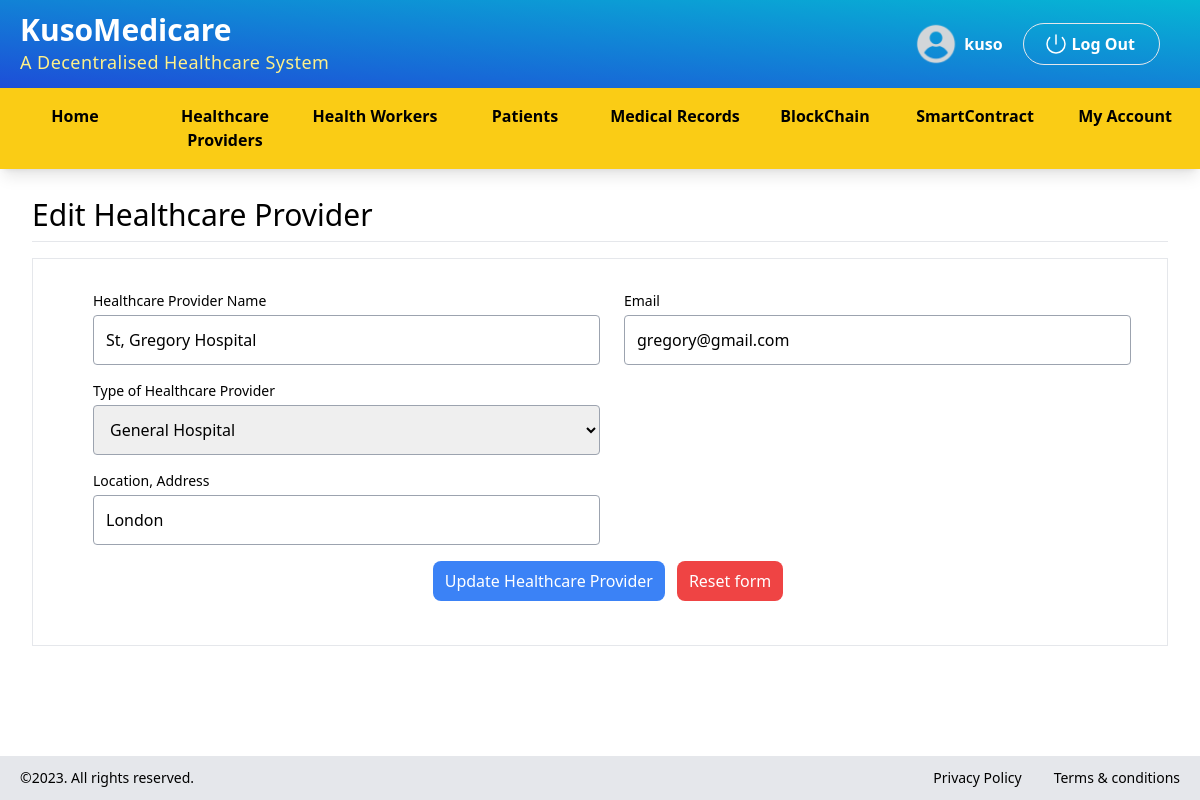
The app's page /kmc/kmc_healthcare_provider/edit/4 (signed in) with its own data.
### myapp/models.py (models this page shows)
class HealthProvider(models.Model):
    name = models.CharField(max_length=500)
    type = models.CharField(max_length=500)
    address = models.CharField(max_length=1000)
    email = models.CharField(max_length=100)
    username = models.CharField(max_length=50)
    user = models.ForeignKey(User, on_delete=models.CASCADE, related_name='user')
    date = models.DateTimeField(default=datetime.now, blank=True)

### myapp/views.py (the view)
# urls.py: path('kmc/kmc_healthcare_provider/edit/<int:id>', views.kmc_healthcare_provider_edit, name='kmc_healthcare_provider_edit'),
@login_required
def kmc_healthcare_provider_edit(request, id):
    if HealthProvider.objects.filter(id=id).exists():
        health_provider = HealthProvider.objects.get(id=id)
    else:
        return redirect('kmc_healthcare_provider')
    if request.method == "POST":
        name = request.POST['name']
        type = request.POST['type']
        address = request.POST['address']
        email = request.POST['email']
        health_provider.name = name
        health_provider.type = type
        health_provider.address = address
        health_provider.email = email
        health_provider.save()
        return redirect('kmc_healthcare_provider')
    else:
        return render(request, 'kmc/kmc_healthcare_provider_edit.html', {'health_provider': health_provider})

### templates/kmc/kmc_healthcare_provider_edit.html (shortened to what this page needs)
{% extends "layout/base.html" %}
{% load static %}
{% block content %}
    <div>
        {% include 'partial/_kmc_nav.html' %}
    </div>
    <div class="content-section flex-1 flex-col px-8 py-5">
        <div class="text-3xl border-b border-gray-200 py-2">
            Edit Healthcare Provider
        </div>
        <div class="flex flex-col border mt-4 p-4">
            <div class="flex flex-col flex-1 w-[100%] mx-auto gap-4">
                    <div class="border-0 flex px-3 py-3">
                            <div class="flex flex-col flex-1">
                                    <form method="POST" action="{% url 'kmc_healthcare_provider_edit' health_provider.id %}" class="flex flex-col w-[100%] space-x-4">
                                        <div class="flex ">
                                                        <div class="left-pane flex-col flex-1 px-4">
                                                                    <div class="flex flex-col border-1">
                                                                        <label
                                                                            for="name" class="py-1 text-sm">
                                                                        Healthcare Provider Name
                                                                        </label>
                                                                        <input type="text" id="name" name="name" class="border rounded
                                                                                                                    border-gray-400 py-3 px-3"
                                                                                                                    value="{{ health_provider.name }}"
                                                                                                                      required />
                                                                    </div>
                                                                    <div class="flex flex-col mt-3">
                                                                        <label
                                                                            for="type" class="py-1 text-sm">
                                                                        Type of Healthcare Provider
                                                                        </label>
                                                                        <select name="type" id="type" class="border rounded
                                                                                                                    border-gray-400 py-3 px-3" required>
                                                                                <option value="General Hospital" {% if "General Hospital" in health_provider.type %}selected{% endif %}>General Hospital</option>
                                                                        </select>
                                                                    </div>
                                                                    <div class="flex flex-col mt-3">
                                                                        <label
                                                                            for="address" class="py-1 text-sm">
                                                                        Location, Address
                                                                        </label>
                                                                        <input type="text" id="address" name="address" class="border rounded
                                                                                                                    border-gray-400 py-3 px-3"
                                                                                                                    value="{{ health_provider.address }}"
                                                                                                                    required />
                                                                    </div>
                                                        </div>
                                                        <div class="flex-1 px-2">
                                                                    <div class="flex flex-col border-1">
                                                                        <label
                                                                            for="email" class="py-1 text-sm">
                                                                            Email
                                                                        </label>
                                                                        <input type="email" id="email" name="email" class="border rounded
                                                                                                                    border-gray-400 py-3 px-3"
                                                                                                                    value="{{ health_provider.email }}" required />
                                                                    </div>
                                                        </div>
                                        </div>
                                        <div class="border-0 text-center mt-3">
                                            <div class="flex justify-center space-x-3">
                                                <button type="submit" class="bg-blue-500 bg-rounded py-2 px-3 rounded-lg text-white mt-1">
                                                    Update Healthcare Provider
                                                </button>
                                                <button class="bg-red-500 bg-rounded py-2 px-3 rounded-lg text-white mt-1">
                                                    Reset form
                                                </button>
                                            </div>
                                        </div>
                                    </form>
                            </div>
                    </div>
            </div>
        </div>
    </div>
{% endblock %}

### templates/partial/_kmc_nav.html
{% load static %}
<div class="top-section flex justify-between py-3 bg-gradient-to-tr from-blue-700 to-cyan-500 ">
    <div class="px-5 border-0">
        <div class="">
            <p class="text-3xl font-bold text-white ">KusoMedicare</p>
        </div>
        <div class="text-lg tracking-wide text-yellow-200">A Decentralised Healthcare System</div>
    </div>
    <div class="flex px-10 justify-center items-center gap-1 text-white font-semibold">
        <div>
                <img src="{% static 'avatars/default_avatar.png' %}" class="h-12 w-12" />
        </div>
        <div>
            <a class="hover:underline" href="#">{{ user.username }}</a>
        </div>
        <a href="{% url 'logout' %}" class="flex ml-4 border px-5 py-2 rounded-full  hover:bg-cyan-500">
            <svg class="w-6 h-6" xmlns="http://www.w3.org/2000/svg" fill="none" viewBox="0 0 24 24" stroke-width="1.5" stroke="currentColor" class="w-6 h-6">
                <path stroke-linecap="round" stroke-linejoin="round" d="M5.636 5.636a9 9 0 1012.728 0M12 3v9"
                />
            </svg>
            <span class="mx-1">Log Out</span>
        </a>
    </div>
</div>
<div class="flex shadow-lg">
        <div class="mx-auto grid grid-cols-8 border-b border-yellow-400 w-full">
                <a href="{% url 'kmc_home' %}" class="border-0 text-center py-4 bg-yellow-400 text-md font-semibold hover:bg-yellow-300">
                        Home
                </a>
                <a href="{% url 'kmc_healthcare_provider' %}" class="border-0 text-center py-4 bg-yellow-400 text-md font-semibold hover:bg-yellow-300">
                                Healthcare Providers
                </a>
                <a href="{% url 'kmc_health_worker' %}" class="border-0 text-center py-4 bg-yellow-400 text-md font-semibold hover:bg-yellow-300">
                        Health Workers
                </a>
                <a href="{% url 'kmc_patient' %}" class="border-0 text-center py-4 bg-yellow-400 text-md font-semibold hover:bg-yellow-300">
                        Patients
                </a>
                <a href="{% url 'kmc_medical_record' %}" class="border-0 text-center py-4 bg-yellow-400 text-md font-semibold hover:bg-yellow-300">
                        Medical Records
                </a>
                <a href="{% url 'kmc_blockchain' %}" class="border-0 text-center py-4 bg-yellow-400 text-md font-semibold hover:bg-yellow-300">
                        BlockChain
                </a>
                <a href="{% url 'kmc_smartcontract' %}" class="border-0 text-center py-4 bg-yellow-400 text-md font-semibold hover:bg-yellow-300">
                        SmartContract
                </a>
                <a href="{% url 'kmc_myaccount' %}" class="border-0 text-center py-4 bg-yellow-400 text-md font-semibold hover:bg-yellow-300">
                        My Account
                </a>
        </div>
</div>

### records on screen
HealthProvider: name "St, Gregory Hospital", type "General Hospital", address "London", email "gregory@gmail.com"

### other values on screen
{{ user.username }} "kuso"
